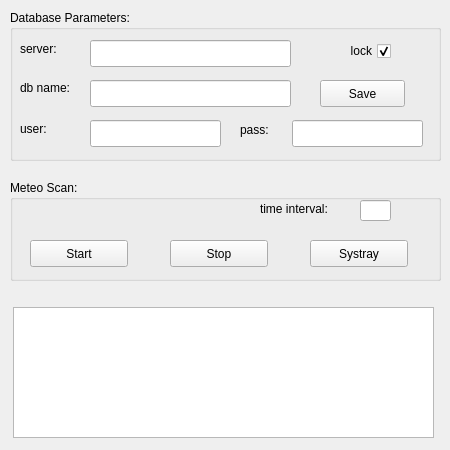
<?xml version="1.0" encoding="UTF-8"?>
<ui version="4.0">
 <class>MainWindow</class>
 <widget class="QMainWindow" name="MainWindow">
  <property name="geometry">
   <rect>
    <x>0</x>
    <y>0</y>
    <width>450</width>
    <height>450</height>
   </rect>
  </property>
  <property name="sizePolicy">
   <sizepolicy hsizetype="Fixed" vsizetype="Fixed">
    <horstretch>0</horstretch>
    <verstretch>0</verstretch>
   </sizepolicy>
  </property>
  <property name="minimumSize">
   <size>
    <width>450</width>
    <height>450</height>
   </size>
  </property>
  <property name="maximumSize">
   <size>
    <width>450</width>
    <height>450</height>
   </size>
  </property>
  <property name="contextMenuPolicy">
   <enum>Qt::NoContextMenu</enum>
  </property>
  <property name="windowTitle">
   <string>MeteoScan</string>
  </property>
  <property name="windowIcon">
   <iconset>
    <normaloff>clarity.ico</normaloff>clarity.ico</iconset>
  </property>
  <widget class="QWidget" name="centralwidget">
   <widget class="QGroupBox" name="mysqlFrame">
    <property name="geometry">
     <rect>
      <x>10</x>
      <y>10</y>
      <width>431</width>
      <height>151</height>
     </rect>
    </property>
    <property name="sizePolicy">
     <sizepolicy hsizetype="Expanding" vsizetype="Expanding">
      <horstretch>10</horstretch>
      <verstretch>6</verstretch>
     </sizepolicy>
    </property>
    <property name="title">
     <string>Database Parameters:</string>
    </property>
    <widget class="QLineEdit" name="serverNameBox">
     <property name="geometry">
      <rect>
       <x>80</x>
       <y>30</y>
       <width>201</width>
       <height>27</height>
      </rect>
     </property>
     <property name="readOnly">
      <bool>true</bool>
     </property>
    </widget>
    <widget class="QLineEdit" name="dbNameBox">
     <property name="geometry">
      <rect>
       <x>80</x>
       <y>70</y>
       <width>201</width>
       <height>27</height>
      </rect>
     </property>
     <property name="readOnly">
      <bool>true</bool>
     </property>
    </widget>
    <widget class="QLineEdit" name="userNameBox">
     <property name="geometry">
      <rect>
       <x>80</x>
       <y>110</y>
       <width>131</width>
       <height>27</height>
      </rect>
     </property>
     <property name="readOnly">
      <bool>true</bool>
     </property>
    </widget>
    <widget class="QLineEdit" name="passwordBox">
     <property name="geometry">
      <rect>
       <x>282</x>
       <y>110</y>
       <width>131</width>
       <height>27</height>
      </rect>
     </property>
     <property name="echoMode">
      <enum>QLineEdit::Password</enum>
     </property>
     <property name="readOnly">
      <bool>true</bool>
     </property>
    </widget>
    <widget class="QLabel" name="label">
     <property name="geometry">
      <rect>
       <x>10</x>
       <y>30</y>
       <width>67</width>
       <height>17</height>
      </rect>
     </property>
     <property name="text">
      <string>server:</string>
     </property>
    </widget>
    <widget class="QLabel" name="label_2">
     <property name="geometry">
      <rect>
       <x>10</x>
       <y>70</y>
       <width>67</width>
       <height>16</height>
      </rect>
     </property>
     <property name="text">
      <string>db name:</string>
     </property>
    </widget>
    <widget class="QLabel" name="label_3">
     <property name="geometry">
      <rect>
       <x>10</x>
       <y>110</y>
       <width>67</width>
       <height>17</height>
      </rect>
     </property>
     <property name="text">
      <string>user:</string>
     </property>
    </widget>
    <widget class="QLabel" name="label_4">
     <property name="geometry">
      <rect>
       <x>230</x>
       <y>110</y>
       <width>41</width>
       <height>20</height>
      </rect>
     </property>
     <property name="text">
      <string>pass:</string>
     </property>
    </widget>
    <widget class="QCheckBox" name="lockBox">
     <property name="geometry">
      <rect>
       <x>320</x>
       <y>30</y>
       <width>61</width>
       <height>22</height>
      </rect>
     </property>
     <property name="layoutDirection">
      <enum>Qt::RightToLeft</enum>
     </property>
     <property name="text">
      <string>lock</string>
     </property>
     <property name="checked">
      <bool>true</bool>
     </property>
    </widget>
    <widget class="QPushButton" name="saveButton">
     <property name="geometry">
      <rect>
       <x>310</x>
       <y>70</y>
       <width>85</width>
       <height>27</height>
      </rect>
     </property>
     <property name="text">
      <string>Save</string>
     </property>
    </widget>
   </widget>
   <widget class="QGroupBox" name="meteoScanFrame">
    <property name="geometry">
     <rect>
      <x>10</x>
      <y>180</y>
      <width>431</width>
      <height>101</height>
     </rect>
    </property>
    <property name="title">
     <string>Meteo Scan:</string>
    </property>
    <widget class="QPushButton" name="startButton">
     <property name="geometry">
      <rect>
       <x>20</x>
       <y>60</y>
       <width>98</width>
       <height>27</height>
      </rect>
     </property>
     <property name="text">
      <string>Start</string>
     </property>
    </widget>
    <widget class="QPushButton" name="stopButton">
     <property name="geometry">
      <rect>
       <x>160</x>
       <y>60</y>
       <width>98</width>
       <height>27</height>
      </rect>
     </property>
     <property name="text">
      <string>Stop</string>
     </property>
    </widget>
    <widget class="QPushButton" name="minimizeButton">
     <property name="geometry">
      <rect>
       <x>300</x>
       <y>60</y>
       <width>98</width>
       <height>27</height>
      </rect>
     </property>
     <property name="text">
      <string>Systray</string>
     </property>
    </widget>
    <widget class="QLabel" name="label_5">
     <property name="geometry">
      <rect>
       <x>250</x>
       <y>20</y>
       <width>89</width>
       <height>17</height>
      </rect>
     </property>
     <property name="text">
      <string>time interval:</string>
     </property>
    </widget>
    <widget class="QLineEdit" name="pollInterval">
     <property name="geometry">
      <rect>
       <x>350</x>
       <y>20</y>
       <width>31</width>
       <height>21</height>
      </rect>
     </property>
     <property name="echoMode">
      <enum>QLineEdit::Normal</enum>
     </property>
     <property name="readOnly">
      <bool>true</bool>
     </property>
    </widget>
   </widget>
   <widget class="QTextEdit" name="textBox">
    <property name="geometry">
     <rect>
      <x>13</x>
      <y>307</y>
      <width>421</width>
      <height>131</height>
     </rect>
    </property>
    <property name="readOnly">
     <bool>true</bool>
    </property>
    <property name="html">
     <string notr="true">&lt;!DOCTYPE HTML PUBLIC &quot;-//W3C//DTD HTML 4.0//EN&quot; &quot;http://www.w3.org/TR/REC-html40/strict.dtd&quot;&gt;
&lt;html&gt;&lt;head&gt;&lt;meta name=&quot;qrichtext&quot; content=&quot;1&quot; /&gt;&lt;style type=&quot;text/css&quot;&gt;
p, li { white-space: pre-wrap; }
&lt;/style&gt;&lt;/head&gt;&lt;body style=&quot; font-family:'Ubuntu'; font-size:11pt; font-weight:400; font-style:normal;&quot;&gt;
&lt;p style=&quot;-qt-paragraph-type:empty; margin-top:0px; margin-bottom:0px; margin-left:0px; margin-right:0px; -qt-block-indent:0; text-indent:0px;&quot;&gt;&lt;/p&gt;&lt;/body&gt;&lt;/html&gt;</string>
    </property>
   </widget>
  </widget>
 </widget>
 <resources/>
 <connections/>
</ui>
